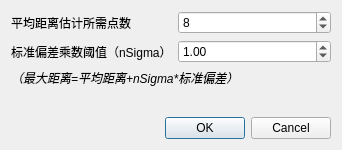
<?xml version="1.0" encoding="UTF-8"?>
<ui version="4.0">
 <class>SorFilterDialog</class>
 <widget class="QDialog" name="SorFilterDialog">
  <property name="geometry">
   <rect>
    <x>0</x>
    <y>0</y>
    <width>342</width>
    <height>150</height>
   </rect>
  </property>
  <property name="windowTitle">
   <string>统计滤波</string>
  </property>
  <layout class="QVBoxLayout" name="verticalLayout">
   <item>
    <layout class="QFormLayout" name="formLayout">
     <item row="0" column="0">
      <widget class="QLabel" name="label">
       <property name="text">
        <string>平均距离估计所需点数</string>
       </property>
      </widget>
     </item>
     <item row="0" column="1">
      <widget class="QSpinBox" name="knnSpinBox">
       <property name="toolTip">
        <string>Number of neighbors (used to compute the average distance of each point to its neighbors)</string>
       </property>
       <property name="minimum">
        <number>1</number>
       </property>
       <property name="maximum">
        <number>1000000</number>
       </property>
       <property name="value">
        <number>8</number>
       </property>
      </widget>
     </item>
     <item row="1" column="0">
      <widget class="QLabel" name="label_4">
       <property name="text">
        <string>标准偏差乘数阈值（nSigma）</string>
       </property>
      </widget>
     </item>
     <item row="1" column="1">
      <widget class="QDoubleSpinBox" name="nSigmaDoubleSpinBox">
       <property name="maximum">
        <double>10.000000000000000</double>
       </property>
       <property name="singleStep">
        <double>0.500000000000000</double>
       </property>
       <property name="value">
        <double>1.000000000000000</double>
       </property>
      </widget>
     </item>
    </layout>
   </item>
   <item>
    <widget class="QLabel" name="label_2">
     <property name="font">
      <font>
       <italic>true</italic>
      </font>
     </property>
     <property name="text">
      <string>（最大距离=平均距离+nSigma*标准偏差）</string>
     </property>
    </widget>
   </item>
   <item>
    <spacer name="verticalSpacer">
     <property name="orientation">
      <enum>Qt::Vertical</enum>
     </property>
     <property name="sizeHint" stdset="0">
      <size>
       <width>20</width>
       <height>27</height>
      </size>
     </property>
    </spacer>
   </item>
   <item>
    <widget class="QDialogButtonBox" name="buttonBox">
     <property name="orientation">
      <enum>Qt::Horizontal</enum>
     </property>
     <property name="standardButtons">
      <set>QDialogButtonBox::Cancel|QDialogButtonBox::Ok</set>
     </property>
    </widget>
   </item>
  </layout>
 </widget>
 <resources/>
 <connections>
  <connection>
   <sender>buttonBox</sender>
   <signal>accepted()</signal>
   <receiver>SorFilterDialog</receiver>
   <slot>accept()</slot>
   <hints>
    <hint type="sourcelabel">
     <x>248</x>
     <y>254</y>
    </hint>
    <hint type="destinationlabel">
     <x>157</x>
     <y>274</y>
    </hint>
   </hints>
  </connection>
  <connection>
   <sender>buttonBox</sender>
   <signal>rejected()</signal>
   <receiver>SorFilterDialog</receiver>
   <slot>reject()</slot>
   <hints>
    <hint type="sourcelabel">
     <x>316</x>
     <y>260</y>
    </hint>
    <hint type="destinationlabel">
     <x>286</x>
     <y>274</y>
    </hint>
   </hints>
  </connection>
 </connections>
</ui>
